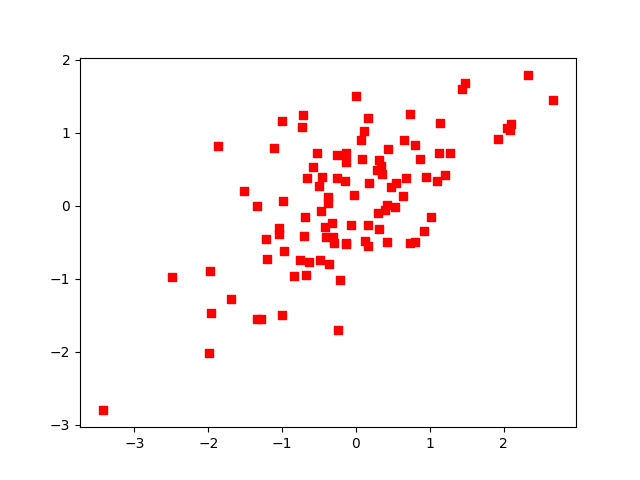

Write Python code to recreate this figure.
import numpy as np
import matplotlib.pyplot as plt

z=np.random.randn(100,2)
print z
z[:,1]=0.5*z[:,0]+np.sqrt(0.5)*z[:,1]
x=z[:,0];
y=z[:,1];
#plt.scatter(x,y);
plt.scatter(x,y,marker='s',c='r');
plt.show()
